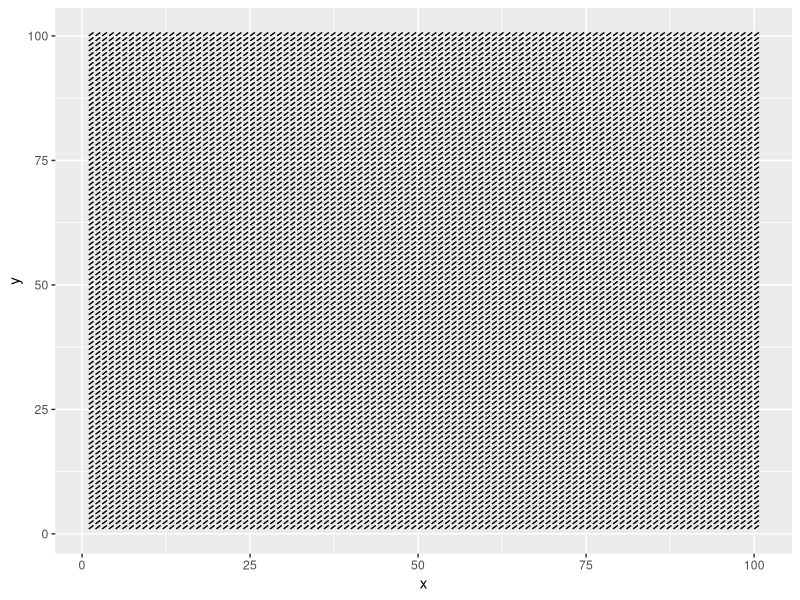

Reproduce this figure in R.
## ---- chunk 1
library(tibble)
build_grid_df <- function(angles, n) {
  tibble(
    x = rep(seq_len(n), each = n),
    y = rep(seq_len(n), times = n),
    value = angles |> as.vector()
  )
}
## ---- chunk 2
n <- 100
fixed_angle <- pi / 4
grid <- build_grid_df(fixed_angle, n)
grid
## ---- chunk 3
library(tidyverse)

grid <- grid %>% 
  mutate(
    x_line = map(value, \(x) c(0, cos(x))),
    y_line = map(value, \(y) c(0, sin(y))),
  ) %>% 
  unnest(c(x_line, y_line)) %>% 
  mutate(
    x = x + x_line,
    y = y + y_line
  )

grid <- grid %>% 
  mutate(
    line_id = rep(seq_len(nrow(grid) / 2), each = 2)
  )

ggplot(grid) +
  geom_path(
    aes(x, y, group = line_id)
  )
